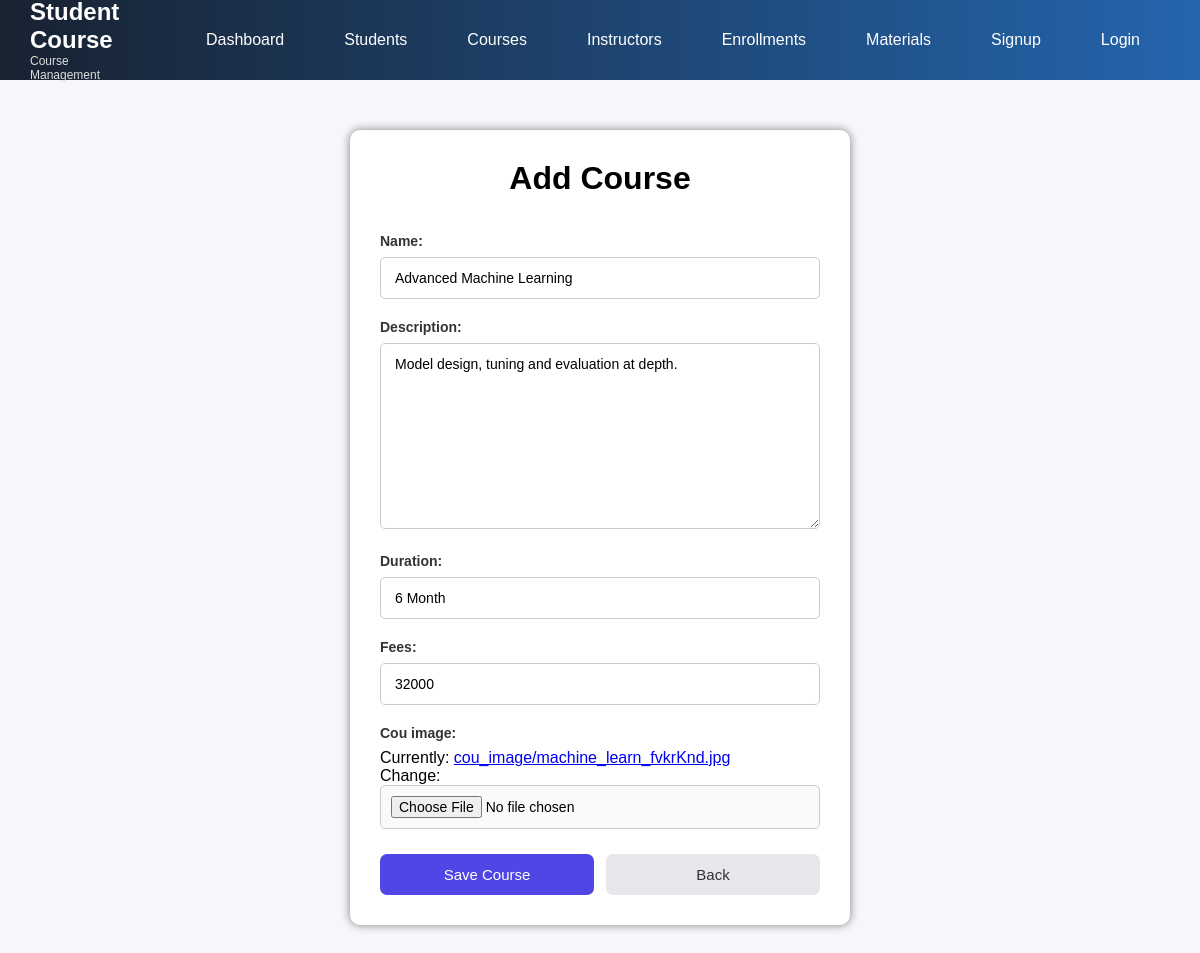
Page /myapp/course/update/1/ on the committed database.
### myapp/models.py (models this page shows, shortened)
class Course(models.Model):
    name=models.CharField(max_length=50)
    description=models.TextField(max_length=200)
    duration=models.CharField(max_length=20)
    fees=models.IntegerField()
    cou_image=models.ImageField(upload_to="cou_image")

### myapp/views.py (the view)
# urls.py: path("course/update/<int:id>/",views.course_update,name="course_update" ),
def course_update(request, id):
    course = Course.objects.get(id=id)
    if request.method == "POST":
        form = CourseForm(request.POST,request.FILES,instance=course
        )
        if form.is_valid():
            form.save()
            return redirect("course_list")
    else:
        form = CourseForm(instance=course)
    return render(request, "course_form.html", {
        "form": form
    })

### myapp/forms.py
class CourseForm(ModelForm):
    class Meta:
        model = Course
        fields = "__all__"

### myapp/templates/course_form.html (shortened to what this page needs)
<!DOCTYPE html>
<html lang="en">
<head>
</head>
<body>
    {% include 'base.html'%}
<div class="container">
    <div class="form-card">
        <form method="POST" enctype="multipart/form-data">
             <h1><center>Add Course</center></h1><br><br>
            {{ form.as_p }}
            <div class="buttons">
                <button type="submit" class="save-btn">
                    Save Course
                </button>
                <a href="{% url 'course_list' %}" class="back-btn">
                    Back
                </a>
            </div>
        </form>
    </div>
</div>
</body>
</html>

### myapp/templates/course_form.html (style rules this page uses)
* { margin: 0; padding: 0; box-sizing: border-box; font-family: Arial, sans-serif; }
body { background: #f5f7fb; min-height: 100vh; }
.form-card { width: 500px; margin: 50px auto; background-color: white; padding: 30px; border-radius: 10px; box-shadow: 0 0 10px gray; }
form p { margin-bottom: 20px; }
form label { display: block; color: #333; font-size: 14px; font-weight: bold; margin-bottom: 8px; }
form input, form textarea, form select { width: 100%; padding: 12px 14px; border: 1px solid #ccc; border-radius: 5px; font-size: 14px; outline: none; background: white; }
form textarea { min-height: 100px; resize: vertical; }
form input[type="file"] { padding: 10px; background: #f8fafc; }
.buttons { display: flex; gap: 12px; margin-top: 25px; }
button, .back-btn { flex: 1; padding: 12px; border: none; border-radius: 7px; font-size: 15px; text-align: center; text-decoration: none; cursor: pointer; }
.save-btn { background: #4f46e5; color: white; }
.back-btn { background: #e5e7eb; color: #333; }

### myapp/templates/base.html (style rules this page uses)
* { margin: 0; padding: 0; box-sizing: border-box; }
body { font-family: Arial, sans-serif; }

### rows in the picture
Course: name "Advanced Machine Learning", description "Model design, tuning and evaluation at depth.", duration "6 Month", fees "32000"
